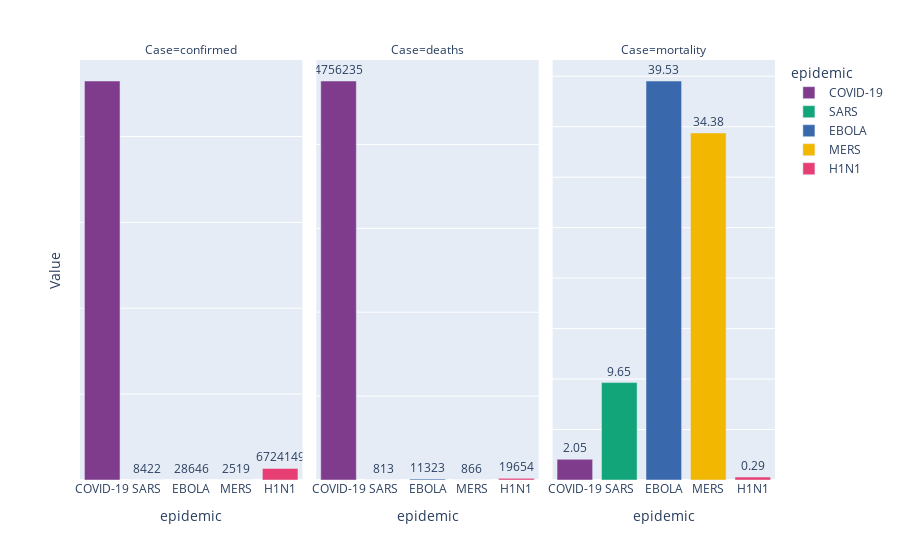

Notebook code for this chart:
### Code cell
temp = epidemics.melt(id_vars = 'epidemic', value_vars = ['confirmed', 'deaths', 'mortality'],
                     var_name = 'Case', value_name = 'Value')
fig = px.bar(temp, x = 'epidemic', y = 'Value', color = 'epidemic', text = 'Value', facet_col = 'Case',
            color_discrete_sequence=px.colors.qualitative.Bold)

fig.update_traces(textposition='outside')
fig.update_layout(uniformtext_minsize = 8, uniformtext_mode = 'hide')
fig.update_yaxes(showticklabels = False)
fig.layout.yaxis2.update(matches = None)
fig.layout.yaxis3.update(matches = None)
fig.show()

### Figure 1 — Plotly figure (JSON) as saved in the notebook; plotly's stock layout.template omitted (floating-point values rounded to 4 significant figures)
{"data": [{"alignmentgroup": "True", "hovertemplate": "epidemic=%{x}<br>Case=confirmed<br>Value=%{text}<extra></extra>", "legendgroup": "COVID-19", "marker": {"color": "rgb(127, 60, 141)", "pattern": {"shape": ""}}, "name": "COVID-19", "offsetgroup": "COVID-19", "orientation": "v", "showlegend": true, "text": [232315538], "textposition": "outside", "type": "bar", "x": ["COVID-19"], "xaxis": "x", "y": [232315538], "yaxis": "y"}, {"alignmentgroup": "True", "hovertemplate": "epidemic=%{x}<br>Case=deaths<br>Value=%{text}<extra></extra>", "legendgroup": "COVID-19", "marker": {"color": "rgb(127, 60, 141)", "pattern": {"shape": ""}}, "name": "COVID-19", "offsetgroup": "COVID-19", "orientation": "v", "showlegend": false, "text": [4756235], "textposition": "outside", "type": "bar", "x": ["COVID-19"], "xaxis": "x2", "y": [4756235], "yaxis": "y2"}, {"alignmentgroup": "True", "hovertemplate": "epidemic=%{x}<br>Case=mortality<br>Value=%{text}<extra></extra>", "legendgroup": "COVID-19", "marker": {"color": "rgb(127, 60, 141)", "pattern": {"shape": ""}}, "name": "COVID-19", "offsetgroup": "COVID-19", "orientation": "v", "showlegend": false, "text": [2.05], "textposition": "outside", "type": "bar", "x": ["COVID-19"], "xaxis": "x3", "y": [2.05], "yaxis": "y3"}, {"alignmentgroup": "True", "hovertemplate": "epidemic=%{x}<br>Case=confirmed<br>Value=%{text}<extra></extra>", "legendgroup": "SARS", "marker": {"color": "rgb(17, 165, 121)", "pattern": {"shape": ""}}, "name": "SARS", "offsetgroup": "SARS", "orientation": "v", "showlegend": true, "text": [8422], "textposition": "outside", "type": "bar", "x": ["SARS"], "xaxis": "x", "y": [8422], "yaxis": "y"}, {"alignmentgroup": "True", "hovertemplate": "epidemic=%{x}<br>Case=deaths<br>Value=%{text}<extra></extra>", "legendgroup": "SARS", "marker": {"color": "rgb(17, 165, 121)", "pattern": {"shape": ""}}, "name": "SARS", "offsetgroup": "SARS", "orientation": "v", "showlegend": false, "text": [813], "textposition": "outside", "type": "bar", "x": ["SARS"], "xaxis": "x2", "y": [813], "yaxis": "y2"}, {"alignmentgroup": "True", "hovertemplate": "epidemic=%{x}<br>Case=mortality<br>Value=%{text}<extra></extra>", "legendgroup": "SARS", "marker": {"color": "rgb(17, 165, 121)", "pattern": {"shape": ""}}, "name": "SARS", "offsetgroup": "SARS", "orientation": "v", "showlegend": false, "text": [9.65], "textposition": "outside", "type": "bar", "x": ["SARS"], "xaxis": "x3", "y": [9.65], "yaxis": "y3"}, {"alignmentgroup": "True", "hovertemplate": "epidemic=%{x}<br>Case=confirmed<br>Value=%{text}<extra></extra>", "legendgroup": "EBOLA", "marker": {"color": "rgb(57, 105, 172)", "pattern": {"shape": ""}}, "name": "EBOLA", "offsetgroup": "EBOLA", "orientation": "v", "showlegend": true, "text": [28646], "textposition": "outside", "type": "bar", "x": ["EBOLA"], "xaxis": "x", "y": [28646], "yaxis": "y"}, {"alignmentgroup": "True", "hovertemplate": "epidemic=%{x}<br>Case=deaths<br>Value=%{text}<extra></extra>", "legendgroup": "EBOLA", "marker": {"color": "rgb(57, 105, 172)", "pattern": {"shape": ""}}, "name": "EBOLA", "offsetgroup": "EBOLA", "orientation": "v", "showlegend": false, "text": [11323], "textposition": "outside", "type": "bar", "x": ["EBOLA"], "xaxis": "x2", "y": [11323], "yaxis": "y2"}, {"alignmentgroup": "True", "hovertemplate": "epidemic=%{x}<br>Case=mortality<br>Value=%{text}<extra></extra>", "legendgroup": "EBOLA", "marker": {"color": "rgb(57, 105, 172)", "pattern": {"shape": ""}}, "name": "EBOLA", "offsetgroup": "EBOLA", "orientation": "v", "showlegend": false, "text": [39.53], "textposition": "outside", "type": "bar", "x": ["EBOLA"], "xaxis": "x3", "y": [39.53], "yaxis": "y3"}, {"alignmentgroup": "True", "hovertemplate": "epidemic=%{x}<br>Case=confirmed<br>Value=%{text}<extra></extra>", "legendgroup": "MERS", "marker": {"color": "rgb(242, 183, 1)", "pattern": {"shape": ""}}, "name": "MERS", "offsetgroup": "MERS", "orientation": "v", "showlegend": true, "text": [2519], "textposition": "outside", "type": "bar", "x": ["MERS"], "xaxis": "x", "y": [2519], "yaxis": "y"}, {"alignmentgroup": "True", "hovertemplate": "epidemic=%{x}<br>Case=deaths<br>Value=%{text}<extra></extra>", "legendgroup": "MERS", "marker": {"color": "rgb(242, 183, 1)", "pattern": {"shape": ""}}, "name": "MERS", "offsetgroup": "MERS", "orientation": "v", "showlegend": false, "text": [866], "textposition": "outside", "type": "bar", "x": ["MERS"], "xaxis": "x2", "y": [866], "yaxis": "y2"}, {"alignmentgroup": "True", "hovertemplate": "epidemic=%{x}<br>Case=mortality<br>Value=%{text}<extra></extra>", "legendgroup": "MERS", "marker": {"color": "rgb(242, 183, 1)", "pattern": {"shape": ""}}, "name": "MERS", "offsetgroup": "MERS", "orientation": "v", "showlegend": false, "text": [34.38], "textposition": "outside", "type": "bar", "x": ["MERS"], "xaxis": "x3", "y": [34.38], "yaxis": "y3"}, {"alignmentgroup": "True", "hovertemplate": "epidemic=%{x}<br>Case=confirmed<br>Value=%{text}<extra></extra>", "legendgroup": "H1N1", "marker": {"color": "rgb(231, 63, 116)", "pattern": {"shape": ""}}, "name": "H1N1", "offsetgroup": "H1N1", "orientation": "v", "showlegend": true, "text": [6724149], "textposition": "outside", "type": "bar", "x": ["H1N1"], "xaxis": "x", "y": [6724149], "yaxis": "y"}, {"alignmentgroup": "True", "hovertemplate": "epidemic=%{x}<br>Case=deaths<br>Value=%{text}<extra></extra>", "legendgroup": "H1N1", "marker": {"color": "rgb(231, 63, 116)", "pattern": {"shape": ""}}, "name": "H1N1", "offsetgroup": "H1N1", "orientation": "v", "showlegend": false, "text": [19654], "textposition": "outside", "type": "bar", "x": ["H1N1"], "xaxis": "x2", "y": [19654], "yaxis": "y2"}, {"alignmentgroup": "True", "hovertemplate": "epidemic=%{x}<br>Case=mortality<br>Value=%{text}<extra></extra>", "legendgroup": "H1N1", "marker": {"color": "rgb(231, 63, 116)", "pattern": {"shape": ""}}, "name": "H1N1", "offsetgroup": "H1N1", "orientation": "v", "showlegend": false, "text": [0.29], "textposition": "outside", "type": "bar", "x": ["H1N1"], "xaxis": "x3", "y": [0.29], "yaxis": "y3"}], "layout": {"annotations": [{"font": {}, "showarrow": false, "text": "Case=confirmed", "x": 0.16, "xanchor": "center", "xref": "paper", "y": 1, "yanchor": "bottom", "yref": "paper"}, {"font": {}, "showarrow": false, "text": "Case=deaths", "x": 0.5, "xanchor": "center", "xref": "paper", "y": 1, "yanchor": "bottom", "yref": "paper"}, {"font": {}, "showarrow": false, "text": "Case=mortality", "x": 0.84, "xanchor": "center", "xref": "paper", "y": 1, "yanchor": "bottom", "yref": "paper"}], "barmode": "relative", "legend": {"title": {"text": "epidemic"}, "tracegroupgap": 0}, "margin": {"t": 60}, "uniformtext": {"minsize": 8, "mode": "hide"}, "xaxis": {"anchor": "y", "categoryarray": ["COVID-19", "SARS", "EBOLA", "MERS", "H1N1"], "categoryorder": "array", "domain": [0, 0.32], "title": {"text": "epidemic"}}, "xaxis2": {"anchor": "y2", "categoryarray": ["COVID-19", "SARS", "EBOLA", "MERS", "H1N1"], "categoryorder": "array", "domain": [0.34, 0.66], "matches": "x", "title": {"text": "epidemic"}}, "xaxis3": {"anchor": "y3", "categoryarray": ["COVID-19", "SARS", "EBOLA", "MERS", "H1N1"], "categoryorder": "array", "domain": [0.68, 1.0], "matches": "x", "title": {"text": "epidemic"}}, "yaxis": {"anchor": "x", "domain": [0, 1], "showticklabels": false, "title": {"text": "Value"}}, "yaxis2": {"anchor": "x2", "domain": [0, 1], "showticklabels": false}, "yaxis3": {"anchor": "x3", "domain": [0, 1], "showticklabels": false}}}
